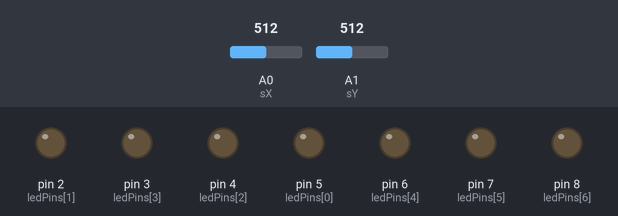
The sketch below on a simulated Arduino Uno, built with avr-gcc and run on an emulated ATmega328P. Shown: output pins drawn as LEDs (lit = HIGH). The inputs (shaded band) are chosen by the test bench; at power-on: A0 (sX) = 512, A1 (sY) = 512. Random numbers use the default seed unless the sketch sets one.

Above: at 3.8 s.
3.9 s: A0 (sX) set to 1005
At 4.67 s:
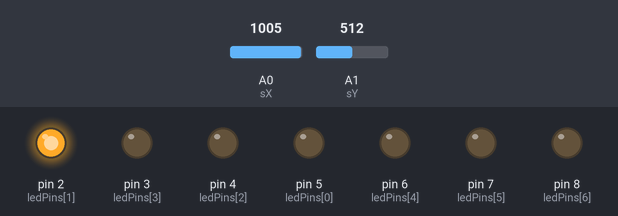
7.4 s: A0 (sX) set to 1023
13.0 s: A1 (sY) set to 0
At 15.17 s:
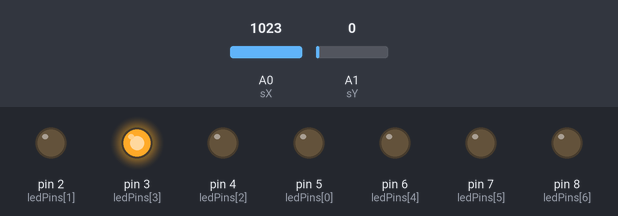
16.5 s: A1 (sY) set to 122
At 19.07 s:
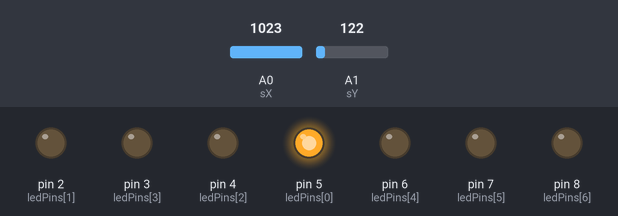
20.0 s: A1 (sY) set to 1013
23.5 s: A1 (sY) set to 1023
At 27.9 s:
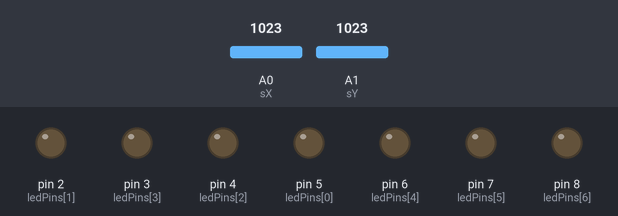
Timing chart, 0 to 28.0 s (numbered marks = the images above; inputs shaded):
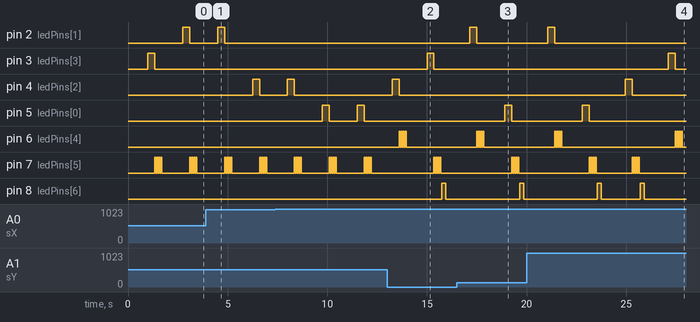

The sketch:

proiect_joystick.ino
```cpp
// Variabilele joystick-ului

int sX = A0;     //Axa x a joystick-ului, intrare analogica
int sY = A1;     //Axa y a joystick-ului, intrare analogica
int sSX;         //starea lui x, citita de pe sX
int sSY;         //starea lui y, citita de pe sY
int sS;
// vom introduce variabile de joc
int rNum;        //un intreg ce reprezinta led-ul care se aprinde
int wins=0;      //numara rundele castigate
int highScore=0; //stocheaza cel mai mare numar de runde castigate

// Variabile constante ce dau timpul de reactie
const int easy=1000;
const int medium=500;
const int hard=325;
const int extreme=250;


int ledPins[]={5,2,4,3,6,7,8}; //initializare led-uri
int pinCount=7;                //numarul de pini pt led-uri

void setup() {

Serial.begin(9600);
pinMode(sX, INPUT);
pinMode(sY, INPUT);

for (int thisPin = 0; thisPin < pinCount; thisPin++) { //atribuie toti pinii ca iesiri intr-o bucla for
    pinMode(ledPins[thisPin], OUTPUT);
  }
}

void loop() {

  rNum=random(4); // generam random ce led sa se aprinda
  delay(1000);
  digitalWrite(ledPins[rNum], HIGH); //se aprinde led-ul respectiv
  delay(extreme);


  sSX = analogRead(sX); //se citesc intrarile de pe axa x
  delay(100);
  sSY = analogRead(sY); //se citesc intrarile de pe axa y

  //se convertesc intrarile de pe axele x si y la 4 variante. 0 si 1023 sunt valorile maxime de pe axele x si y ale joystick-ului.
  sS=0;
  switch (sSX) {
  case 0:
  sS=1;      // Stanga
  break;
  case 1023:
  sS=2;      // Dreapta
  break;
}
switch (sSY) {
  case 0:
  sS=3;      // Sus
  break;
  case 1023:
  sS=4;      // Jos
  break;
}

  digitalWrite(ledPins[rNum], LOW); //se stinge led-ul ales random, dupa ce s-a ales de la joystick.
  if (sS-1==rNum) //se verifica daca aleagerea jucatorului este corecta.
  {
    wins=wins+1;
    for (int k=0; k<=3; k++) {     //se aprinde led-ul verde daca alegerea este corecta
    digitalWrite(ledPins[4], HIGH);
    delay(50);
    digitalWrite(ledPins[4], LOW);
    delay(50);
    }
  }
  else
  {
    if (wins>highScore) {
        highScore=wins;
    }
    wins=0;
    for (int i=0; i<=3; i++) {       //se aprinde led-ul rosu daca optiunea aleasa este gresita
      digitalWrite(ledPins[5], HIGH);
      delay(50);
      digitalWrite(ledPins[5], LOW);
      delay(50);
    }
    for (int w=0; w<highScore; w++) { //se afiseza scorul prin aprinderea led-ului alb de atatea ori cate runde au fost castigate
        digitalWrite(ledPins[6], HIGH);
        delay(200);
        digitalWrite(ledPins[6], LOW);
        delay(200);
    }
  }
  }
```

Measured:
- the behaviour switches between 1022 and 1023 on A1 (sY) (found by bisection; images 3 and 4)
- after the input at 13.0 s, pin 6 (ledPins[4]): alternates HIGH for 0.05 s and LOW for 0.05 s, 8 changes in all, then stays LOW, starting after 0.60 s; pin 8 (ledPins[6]): LOW → HIGH after 2.8 s, → LOW 0.20 s later
- after the input at 16.5 s, pin 6 (ledPins[4]): alternates HIGH for 0.05 s and LOW for 0.05 s, 8 changes in all, then stays LOW, starting after 1.0 s
- after the input at 23.5 s, pin 6 (ledPins[4]): alternates HIGH for 0.05 s and LOW for 0.05 s, starting after 4.0 s
- by itself, pin 5 (ledPins[0]): alternates HIGH for 0.35 s and LOW for 1.4 s
- by itself, pin 7 (ledPins[5]): repeats every 1.8 s: 3 × (LOW 0.05 s, HIGH 0.05 s), LOW 1.4 s, HIGH 0.05 s
